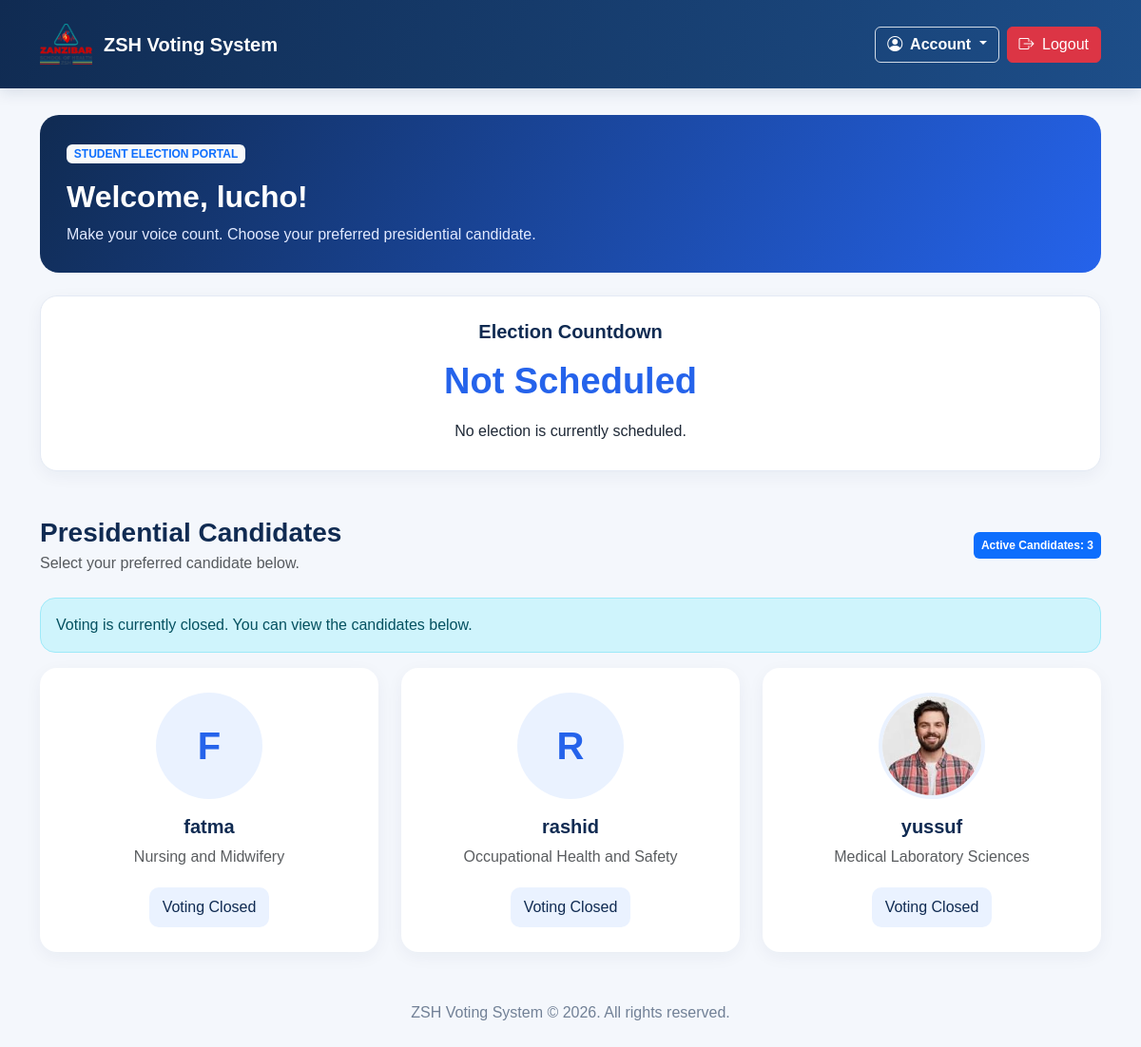
Page /zshvote/student_dashboard.php (signed in) on the committed database.
### tables this page shows
CREATE TABLE `students` (
  `id` int(11) NOT NULL,
  `student_id` varchar(50) NOT NULL,
  `name` varchar(100) NOT NULL,
  `username` varchar(50) NOT NULL,
  `password` varchar(255) NOT NULL,
  `has_voted` tinyint(1) NOT NULL DEFAULT 0,
  `status` enum('active','inactive') NOT NULL DEFAULT 'active',
  `created_at` timestamp NOT NULL DEFAULT current_timestamp()
);

CREATE TABLE `candidates` (
  `id` int(11) NOT NULL,
  `name` varchar(100) NOT NULL,
  `department` varchar(150) DEFAULT NULL,
  `course` varchar(100) DEFAULT NULL,
  `photo` varchar(255) DEFAULT NULL,
  `status` enum('pending','active','inactive','rejected') NOT NULL DEFAULT 'pending',
  `created_at` timestamp NOT NULL DEFAULT current_timestamp(),
  `username` varchar(50) DEFAULT NULL,
  `password` varchar(255) DEFAULT NULL,
  `email` varchar(100) DEFAULT NULL
);

### zshvote/student_dashboard.php (the view, shortened to what this page needs)
<?php
require_once __DIR__ . '/db.php';
$conn->exec("SET time_zone = '+03:00'");
$voteSubmitted = false;
$stmt = $conn->prepare(
    "SELECT id, student_id, name, username, status, has_voted
     FROM students
     WHERE username = ?
     LIMIT 1"
);
$stmt->execute([
    $_SESSION['student_username']
]);
$student = $stmt->fetch(PDO::FETCH_ASSOC);
$electionOpen = false;
$stmt = $conn->query(
    "SELECT id, name, course, photo
     FROM candidates
     WHERE status = 'active'
     ORDER BY name ASC"
);
$candidates =
    $stmt->fetchAll(PDO::FETCH_ASSOC);
$studentName =
    htmlspecialchars(
        $student['name'],
        ENT_QUOTES,
        'UTF-8'
    );
?>
<!DOCTYPE html>
<html lang="en">
<head>
<link
    href="https://cdn.jsdelivr.net/npm/bootstrap@5.3.3/dist/css/bootstrap.min.css"
    rel="stylesheet"
>
<link
    href="https://cdn.jsdelivr.net/npm/bootstrap-icons@1.11.3/font/bootstrap-icons.css"
    rel="stylesheet"
>
</head>
<body>
<nav class="navbar navbar-dark navbar-custom">
    <div class="container">
        <a
            class="navbar-brand d-flex align-items-center fw-bold"
            href="student_dashboard.php"
        >
            <img
                src="logo.png"
                alt="ZSH Logo"
                style="
                    width:55px;
                    height:55px;
                    object-fit:contain;
                    margin-right:12px;
                "
            >
            <span>
                ZSH Voting System
            </span>
        </a>
        <div class="d-flex align-items-center gap-2">
            <div class="dropdown">
                <button
                    class="btn account-button dropdown-toggle"
                    type="button"
                    data-bs-toggle="dropdown"
                    aria-expanded="false"
                >
                    <i class="bi bi-person-circle me-1"></i>
                    Account
                </button>
            </div>
            <a
                href="logout.php"
                class="btn btn-danger"
                onclick="
                    return confirm(
                        'Are you sure you want to logout?'
                    );
                "
            >
                <i
                    class="bi bi-box-arrow-right me-1"
                ></i>
                Logout
            </a>
        </div>
    </div>
</nav>
<main class="container pb-4">
    <section class="hero">
        <span
            class="badge bg-light text-primary mb-3"
        >
            STUDENT ELECTION PORTAL
        </span>
        <h2 class="fw-bold">
            Welcome,
            <?= $studentName ?>!
        </h2>
        <p class="mb-0">
            Make your voice count.
            Choose your preferred presidential candidate.
        </p>
    </section>
    <section class="countdown-card">
        <h5
            class="section-title"
            id="electionTitle"
        >
        </h5>
        <div
            class="timer"
            id="countdown"
        >
        </div>
        <p
            class="mb-1"
            id="electionMessage"
        >
        </p>
    </section>
    <section class="mt-5">
    <?php if ($voteSubmitted): ?>
        <div class="success-panel">
            <div class="success-icon">
                ✓
            </div>
            <h3
                class="section-title text-success mb-3"
            >
                Thank You!
            </h3>
            <p class="fs-5 mb-2">
                Your vote has been submitted successfully.
            </p>
            <p class="text-muted mb-4">
                Thank you for participating in this election.
            </p>
            <a
                href="live_screen.php"
                class="btn btn-primary btn-lg btn-vote"
            >
                View Live Election Screen
            </a>
        </div>
    <?php else: ?>
        <div
            class="
                d-flex
                flex-wrap
                justify-content-between
                align-items-center
                mb-4
                gap-2
            "
        >
            <div>
                <h3 class="section-title mb-1">
                    Presidential Candidates
                </h3>
                <p class="text-muted mb-0">
                    Select your preferred candidate below.
                </p>
            </div>
            <span
                class="badge text-bg-primary p-2"
            >
                Active Candidates:
                <?= count($candidates) ?>
            </span>
        </div>
        <?php if (!$electionOpen): ?>
            <div
                class="alert alert-info rounded-4"
            >
                Voting is currently closed.
                You can view the candidates below.
            </div>
        <?php endif; ?>
        <?php if (!$candidates): ?>
            <div class="status-panel">
                <h5 class="section-title">
                    No Candidates Available
                </h5>
                <p class="text-muted mb-0">
                    There are no active candidates
                    in the database.
                    Please contact the election administrator.
                </p>
            </div>
        <?php else: ?>
            <form
                method="POST"
                action="student_dashboard.php"
                id="votingForm"
            >
                <div class="row g-4">
                <?php foreach ($candidates as $candidate): ?>
                    <div class="col-sm-6 col-lg-4">
                        <div
                            class="
                                candidate-card
                                text-center
                            "
                        >
                            <?php
                            $photoName =
                                !empty($candidate['photo'])
                                    ? basename(
                                        $candidate['photo']
                                    )
                                    : '';
                            $photoPath =
                                __DIR__ .
                                '/uploads/' .
                                $photoName;
                            ?>
                            <?php if (
                                $photoName !== '' &&
                                is_file($photoPath)
                            ): ?>
                                <img
                                    src="uploads/<?= rawurlencode(
                                        $photoName
                                    ) ?>"
                                    alt="Candidate photo"
                                    class="candidate-photo"
                                >
                            <?php else: ?>
                                <div
                                    class="candidate-placeholder"
                                >
                                    <?= htmlspecialchars(
                                        strtoupper(
                                            substr(
                                                $candidate['name'],
                                                0,
                                                1
                                            )
                                        ),
                                        ENT_QUOTES,
                                        'UTF-8'
                                    ) ?>
                                </div>
                            <?php endif; ?>
                            <h5 class="candidate-name">
                                <?= htmlspecialchars(
                                    $candidate['name'],
                                    ENT_QUOTES,
                                    'UTF-8'
                                ) ?>
                            </h5>
                            <p class="text-muted mb-2">
                                <?= htmlspecialchars(
                                    $candidate['course'] ?? '',
                                    ENT_QUOTES,
                                    'UTF-8'
                                ) ?>
                            </p>
                            <?php if ($electionOpen): ?>
                                <label class="select-label">
                                    <input
                                        class="form-check-input me-1"
                                        type="radio"
                                        name="candidate_id"
                                        value="<?= (int) $candidate['id'] ?>"
                                        required
                                    >
                                    Select Candidate
                                </label>
                            <?php else: ?>
                                <span
                                    class="select-label"
                                >
                                    Voting Closed
                                </span>
                            <?php endif; ?>
                        </div>
                    </div>
                <?php endforeach; ?>
                </div>
            </form>
        <?php endif; ?>
    <?php endif; ?>
    </section>
</main>
<footer>
    <div class="container">
        ZSH Voting System
        &copy;
        <?= date('Y') ?>.
        All rights reserved.
    </div>
</footer>
</body>
</html>

### zshvote/student_dashboard.php (style rules this page uses)
:root { --navy: #102b52; --blue: #2563eb; --light-blue: #eaf2ff; --page: #f4f7fc; }
body { margin: 0; background: var(--page); color: #1f2937; font-family: Arial, sans-serif; }
.navbar-custom { background: linear-gradient( 110deg, #102b52, #1d4e89 ); padding: 14px 0; box-shadow: 0 4px 15px #102b5220; }
.navbar-brand { color: white !important; }
.account-button { border: 1px solid rgba(255,255,255,.8); color: white; background: transparent; font-weight: 600; }
.hero { margin-top: 28px; padding: 28px; color: white; border-radius: 20px; background: linear-gradient( 120deg, #102b52, #2563eb ); }
.hero p { color: #e2eaff; }
.countdown-card, .status-panel { background: white; border: 1px solid #e4eaf4; border-radius: 18px; padding: 25px; margin-top: 24px; text-align: center; box-shadow: 0 5px 18px #0f28500d; }
.section-title { font-weight: 750; color: var(--navy); }
.timer { color: var(--blue); font-weight: 800; font-size: clamp( 25px, 5vw, 38px ); margin: 12px 0; }
.candidate-card { background: white; border: 2px solid transparent; border-radius: 18px; padding: 24px 18px; height: 100%; box-shadow: 0 5px 18px #0f28500d; transition: .2s; }
.candidate-photo, .candidate-placeholder { width: 112px; height: 112px; border-radius: 50%; }
.candidate-photo { object-fit: cover; border: 4px solid var(--light-blue); }
.candidate-placeholder { margin: auto; display: flex; align-items: center; justify-content: center; background: var(--light-blue); color: var(--blue); font-size: 40px; font-weight: bold; }
.candidate-name { font-weight: 750; color: var(--navy); margin-top: 17px; }
.select-label { display: inline-block; margin-top: 12px; padding: 9px 14px; background: var(--light-blue); color: var(--navy); border-radius: 10px; }
footer { color: #718096; padding: 28px 0; text-align: center; }

### rows in the picture
students: name "lucho"
candidates: name "F", name "fatma", course "Nursing and Midwifery"
candidates: name "R", name "rashid", course "Occupational Health and Safety"
candidates: photo (picture), name "yussuf", course "Medical Laboratory Sciences"

### other values in the picture
count($candidates) "3"
